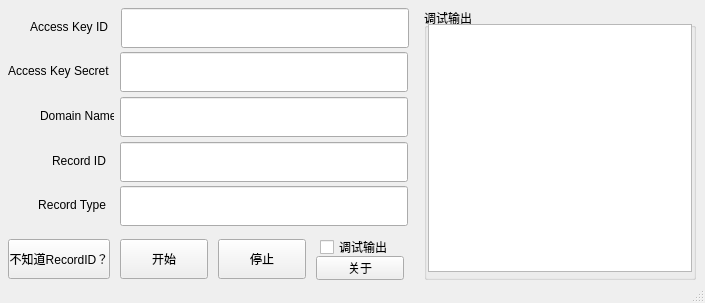
<?xml version="1.0" encoding="UTF-8"?>
<ui version="4.0">
 <author>XiaoMingXD</author>
 <class>Main</class>
 <widget class="QMainWindow" name="Main">
  <property name="geometry">
   <rect>
    <x>0</x>
    <y>0</y>
    <width>705</width>
    <height>303</height>
   </rect>
  </property>
  <property name="sizePolicy">
   <sizepolicy hsizetype="Fixed" vsizetype="Fixed">
    <horstretch>0</horstretch>
    <verstretch>0</verstretch>
   </sizepolicy>
  </property>
  <property name="windowTitle">
   <string>阿里云API-DDNS</string>
  </property>
  <widget class="QWidget" name="centralwidget">
   <widget class="QLabel" name="akiL">
    <property name="geometry">
     <rect>
      <x>30</x>
      <y>11</y>
      <width>83</width>
      <height>32</height>
     </rect>
    </property>
    <property name="text">
     <string>Access Key ID</string>
    </property>
   </widget>
   <widget class="QLabel" name="aksL">
    <property name="geometry">
     <rect>
      <x>8</x>
      <y>55</y>
      <width>104</width>
      <height>32</height>
     </rect>
    </property>
    <property name="text">
     <string>Access Key Secret</string>
    </property>
   </widget>
   <widget class="QLabel" name="dnL">
    <property name="geometry">
     <rect>
      <x>40</x>
      <y>100</y>
      <width>74</width>
      <height>32</height>
     </rect>
    </property>
    <property name="text">
     <string>Domain Name</string>
    </property>
   </widget>
   <widget class="QLabel" name="riL">
    <property name="geometry">
     <rect>
      <x>52</x>
      <y>145</y>
      <width>63</width>
      <height>32</height>
     </rect>
    </property>
    <property name="text">
     <string>Record ID</string>
    </property>
   </widget>
   <widget class="QLabel" name="rtL">
    <property name="geometry">
     <rect>
      <x>2</x>
      <y>189</y>
      <width>104</width>
      <height>32</height>
     </rect>
    </property>
    <property name="text">
     <string>Record Type</string>
    </property>
    <property name="alignment">
     <set>Qt::AlignRight|Qt::AlignTrailing|Qt::AlignVCenter</set>
    </property>
   </widget>
   <widget class="QLineEdit" name="AKI">
    <property name="geometry">
     <rect>
      <x>121</x>
      <y>8</y>
      <width>288</width>
      <height>40</height>
     </rect>
    </property>
   </widget>
   <widget class="QLineEdit" name="AKS">
    <property name="geometry">
     <rect>
      <x>120</x>
      <y>52</y>
      <width>288</width>
      <height>40</height>
     </rect>
    </property>
   </widget>
   <widget class="QLineEdit" name="DN">
    <property name="geometry">
     <rect>
      <x>120</x>
      <y>97</y>
      <width>288</width>
      <height>40</height>
     </rect>
    </property>
   </widget>
   <widget class="QLineEdit" name="RI">
    <property name="geometry">
     <rect>
      <x>120</x>
      <y>142</y>
      <width>288</width>
      <height>40</height>
     </rect>
    </property>
   </widget>
   <widget class="QLineEdit" name="RT">
    <property name="geometry">
     <rect>
      <x>120</x>
      <y>186</y>
      <width>288</width>
      <height>40</height>
     </rect>
    </property>
   </widget>
   <widget class="QPushButton" name="pushButton">
    <property name="geometry">
     <rect>
      <x>8</x>
      <y>239</y>
      <width>102</width>
      <height>40</height>
     </rect>
    </property>
    <property name="text">
     <string>不知道RecordID？</string>
    </property>
   </widget>
   <widget class="QPushButton" name="pushButton_2">
    <property name="geometry">
     <rect>
      <x>120</x>
      <y>239</y>
      <width>88</width>
      <height>40</height>
     </rect>
    </property>
    <property name="text">
     <string>开始</string>
    </property>
   </widget>
   <widget class="QPushButton" name="pushButton_3">
    <property name="geometry">
     <rect>
      <x>316</x>
      <y>256</y>
      <width>88</width>
      <height>24</height>
     </rect>
    </property>
    <property name="text">
     <string>关于</string>
    </property>
   </widget>
   <widget class="QCheckBox" name="checkBox">
    <property name="geometry">
     <rect>
      <x>320</x>
      <y>235</y>
      <width>88</width>
      <height>24</height>
     </rect>
    </property>
    <property name="text">
     <string>调试输出</string>
    </property>
   </widget>
   <widget class="QPushButton" name="pushButton_4">
    <property name="geometry">
     <rect>
      <x>218</x>
      <y>239</y>
      <width>88</width>
      <height>40</height>
     </rect>
    </property>
    <property name="text">
     <string>停止</string>
    </property>
   </widget>
   <widget class="QGroupBox" name="groupBox">
    <property name="geometry">
     <rect>
      <x>424</x>
      <y>8</y>
      <width>272</width>
      <height>272</height>
     </rect>
    </property>
    <property name="title">
     <string>调试输出</string>
    </property>
    <widget class="QTextEdit" name="textEdit">
     <property name="geometry">
      <rect>
       <x>4</x>
       <y>16</y>
       <width>264</width>
       <height>248</height>
      </rect>
     </property>
     <property name="readOnly">
      <bool>true</bool>
     </property>
    </widget>
   </widget>
  </widget>
  <widget class="QStatusBar" name="statusbar"/>
 </widget>
 <tabstops>
  <tabstop>AKI</tabstop>
  <tabstop>AKS</tabstop>
  <tabstop>DN</tabstop>
  <tabstop>RI</tabstop>
  <tabstop>RT</tabstop>
  <tabstop>pushButton</tabstop>
  <tabstop>pushButton_2</tabstop>
  <tabstop>pushButton_4</tabstop>
  <tabstop>checkBox</tabstop>
  <tabstop>pushButton_3</tabstop>
  <tabstop>textEdit</tabstop>
 </tabstops>
 <resources/>
 <connections/>
</ui>
